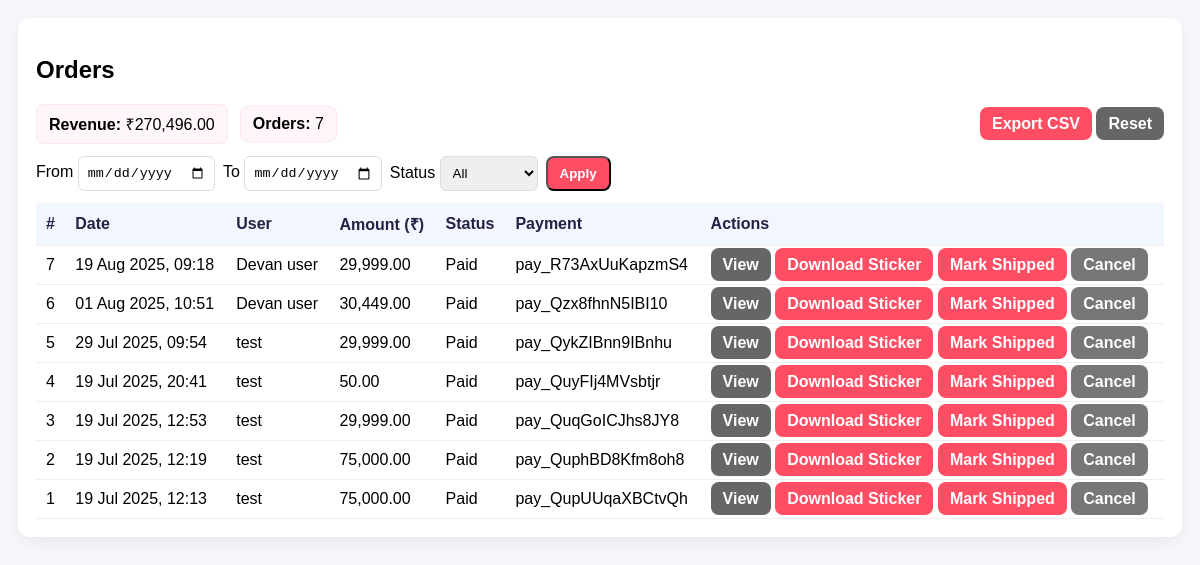
Screenshot of /admin/orderlist.php (signed in) with the database file from the repository.
### tables this page shows
CREATE TABLE `orders` (
  `order_id` int(11) NOT NULL,
  `user_id` int(11) NOT NULL,
  `order_date` datetime NOT NULL DEFAULT current_timestamp(),
  `total_amount` decimal(10,2) NOT NULL,
  `status` varchar(32) NOT NULL DEFAULT 'Paid',
  `razorpay_payment_id` varchar(64) DEFAULT NULL,
  `razorpay_order_id` varchar(64) DEFAULT NULL,
  `address_id` int(11) DEFAULT NULL
);

CREATE TABLE `users` (
  `user_id` int(11) NOT NULL,
  `name` varchar(100) DEFAULT NULL,
  `email` varchar(100) DEFAULT NULL,
  `phone` varchar(15) DEFAULT NULL,
  `password` varchar(255) DEFAULT NULL,
  `is_admin` tinyint(4) DEFAULT 0,
  `role` varchar(20) NOT NULL DEFAULT 'user',
  `profile_image` varchar(255) DEFAULT NULL,
  `gender` varchar(10) DEFAULT NULL,
  `dob` date DEFAULT NULL,
  `address` varchar(255) DEFAULT NULL,
  `city` varchar(55) DEFAULT NULL,
  `state` varchar(55) DEFAULT NULL,
  `pin` varchar(10) DEFAULT NULL
);

### admin/orderlist.php (the view, shortened to what this page needs)
<?php
include "../includes/db_connect.php";
$where = "1=1";
$from = $_GET['from'] ?? '';
$to = $_GET['to'] ?? '';
$rev_q = mysqli_query($conn, "SELECT COALESCE(SUM(o.total_amount),0) as revenue, COUNT(*) as cnt FROM orders o WHERE ($where) AND (LOWER(o.status) IN ('paid','shipped') OR o.razorpay_payment_id IS NOT NULL)");
$rev_row = mysqli_fetch_assoc($rev_q);
$revenue = number_format((float)$rev_row['revenue'], 2);
$count = intval($rev_row['cnt']);
$q = "SELECT o.*, u.name AS user_name, u.email AS user_email FROM orders o LEFT JOIN users u ON o.user_id=u.user_id WHERE ($where) ORDER BY o.order_date DESC LIMIT 1000";
$res = mysqli_query($conn, $q);
?>
<!DOCTYPE html>
<html>
<head>
    <link rel="stylesheet" href="https://cdnjs.cloudflare.com/ajax/libs/font-awesome/6.4.0/css/all.min.css">
    <link rel="stylesheet" href="/GrocXpress/assets/style.css">
</head>
<body>
    <div class="panel">
        <h2>Orders</h2>
        <div class="meta">
            <div class="stat"><strong>Revenue:</strong> ₹<?php echo $revenue; ?></div>
            <div class="stat"><strong>Orders:</strong> <?php echo $count; ?></div>
            <div style="margin-left:auto">
                <a class="btn" href="orderlist.php?export=csv&<?php echo http_build_query($_GET); ?>">Export CSV</a>
                <a class="btn secondary" href="orderlist.php">Reset</a>
            </div>
        </div>
        <form class="filters" method="get">
            <label>From <input type="date" name="from" value="<?php echo htmlspecialchars($from); ?>"></label>
            <label>To <input type="date" name="to" value="<?php echo htmlspecialchars($to); ?>"></label>
            <label>Status
                <select name="status">
                    <option value="">All</option>
                </select>
            </label>
            <button class="btn" type="submit">Apply</button>
        </form>
        <table>
            <tr><th>#</th><th>Date</th><th>User</th><th>Amount (₹)</th><th>Status</th><th>Payment</th><th>Actions</th></tr>
            <?php while($o = mysqli_fetch_assoc($res)): ?>
            <tr>
                <td><?php echo intval($o['order_id']); ?></td>
                <td><?php echo htmlspecialchars(date('d M Y, H:i', strtotime($o['order_date']))); ?></td>
                <td><?php echo htmlspecialchars($o['user_name'] ?? 'Guest') . (isset($o['user_email']) ? ' <'.htmlspecialchars($o['user_email']).'>' : ''); ?></td>
                <td><?php echo number_format((float)$o['total_amount'], 2); ?></td>
                <td><?php echo htmlspecialchars($o['status']); ?></td>
                <td><?php echo htmlspecialchars($o['razorpay_payment_id'] ?: $o['razorpay_order_id'] ?: '—'); ?></td>
                <td>
                    <a class="btn secondary" href="../order_detail.php?id=<?php echo intval($o['order_id']); ?>">View</a>
                    <a class="btn" href="../order_detail.php?id=<?php echo intval($o['order_id']); ?>&download=1">Download Sticker</a>
                    <?php if(strtolower($o['status'])!=='shipped'): ?>
                        <a class="btn" href="orderlist.php?action=mark_shipped&order_id=<?php echo intval($o['order_id']); ?>" onclick="return confirm('Mark order #<?php echo intval($o['order_id']); ?> as shipped?')">Mark Shipped</a>
                    <?php endif; ?>
                    <?php if(strtolower($o['status'])!=='cancelled'): ?>
                        <a class="btn" style="background:#777" href="orderlist.php?action=mark_cancelled&order_id=<?php echo intval($o['order_id']); ?>" onclick="return confirm('Cancel order #<?php echo intval($o['order_id']); ?>?')">Cancel</a>
                    <?php endif; ?>
                </td>
            </tr>
            <?php endwhile; ?>
        </table>
    </div>
</body>
</html>

### assets/style.css (style rules this page uses)
body { margin: 0; padding: 0; font-family: Arial, Helvetica, sans-serif; background: var(--bg); }
:root { --bg: #ffffff; --panel: #ffffff; --text: #333333; --muted: #6c757d; --accent: #007bff; --accent-2: #0056b3; --card-shadow: 0 4px 28px 0 rgba(0,123,255,0.1); --btn-bg: linear-gradient(135deg, #007bff, #0056b3); }

### admin/orderlist.php (style rules this page uses)
body { font-family:Arial, sans-serif;background:#f7f8fb;padding:18px }
.panel { background:#fff;padding:18px;border-radius:12px;box-shadow:0 6px 20px #00000010 }
table { width:100%;border-collapse:collapse;margin-top:12px }
th,td { padding:10px;border-bottom:1px solid #eee;text-align:left }
th { background:#f2f6ff;color:#224 }
.meta { display:flex;gap:12px;align-items:center }
.meta .stat { background:#fff6f7;padding:8px 12px;border-radius:8px;border:1px solid #ffe6ea }
.btn { background:#ff4e64;color:#fff;padding:8px 12px;border-radius:8px;text-decoration:none;font-weight:700 }
.btn.secondary { background:#666 }
.filters { margin-top:12px;display:flex;gap:8px;align-items:center }
.filters input, .filters select { padding:8px;border-radius:6px;border:1px solid #ddd }

### rows the page displays
orders: order_id "7", order_date "19 Aug 2025, 09:18", user.name "Devan user", total_amount "29,999.00", status "Paid", razorpay_payment "pay_R73AxUuKapzmS4"
orders: order_id "6", order_date "01 Aug 2025, 10:51", user.name "Devan user", total_amount "30,449.00", status "Paid", razorpay_payment "pay_Qzx8fhnN5IBI10"
orders: order_id "5", order_date "29 Jul 2025, 09:54", user.name "test", total_amount "29,999.00", status "Paid", razorpay_payment "pay_QykZIBnn9IBnhu"
orders: order_id "4", order_date "19 Jul 2025, 20:41", user.name "test", total_amount "50.00", status "Paid", razorpay_payment "pay_QuyFIj4MVsbtjr"
orders: order_id "3", order_date "19 Jul 2025, 12:53", user.name "test", total_amount "29,999.00", status "Paid", razorpay_payment "pay_QuqGoICJhs8JY8"
orders: order_id "2", order_date "19 Jul 2025, 12:19", user.name "test", total_amount "75,000.00", status "Paid", razorpay_payment "pay_QuphBD8Kfm8oh8"
orders: order_id "1", order_date "19 Jul 2025, 12:13", user.name "test", total_amount "75,000.00", status "Paid", razorpay_payment "pay_QupUUqaXBCtvQh"

### other values shown
$revenue "270,496.00"
$count "7"
